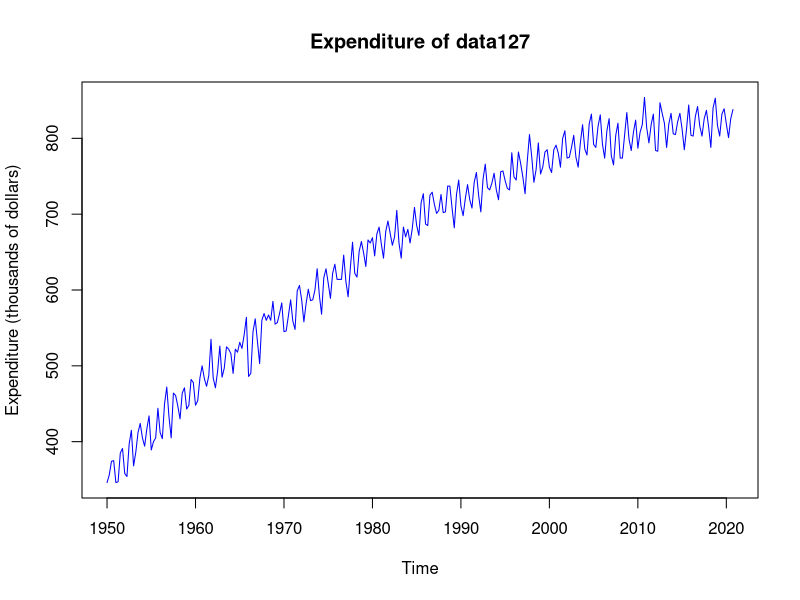
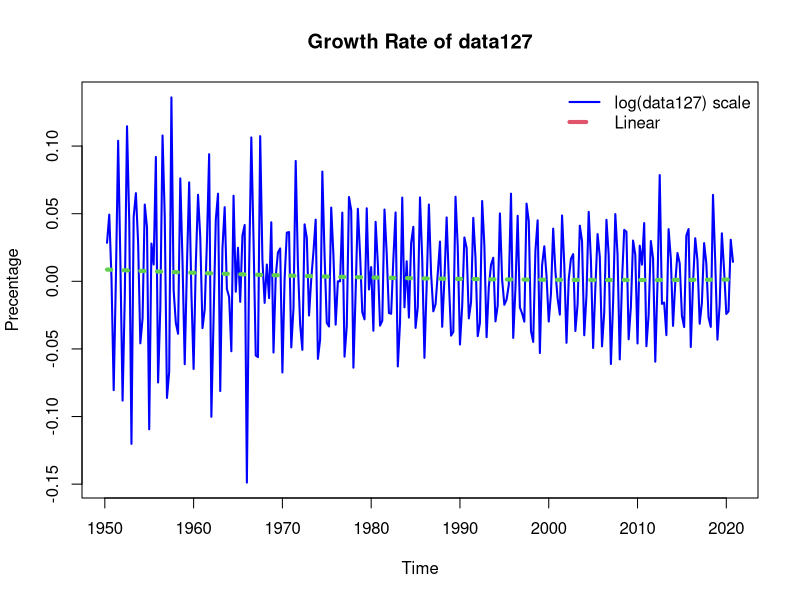
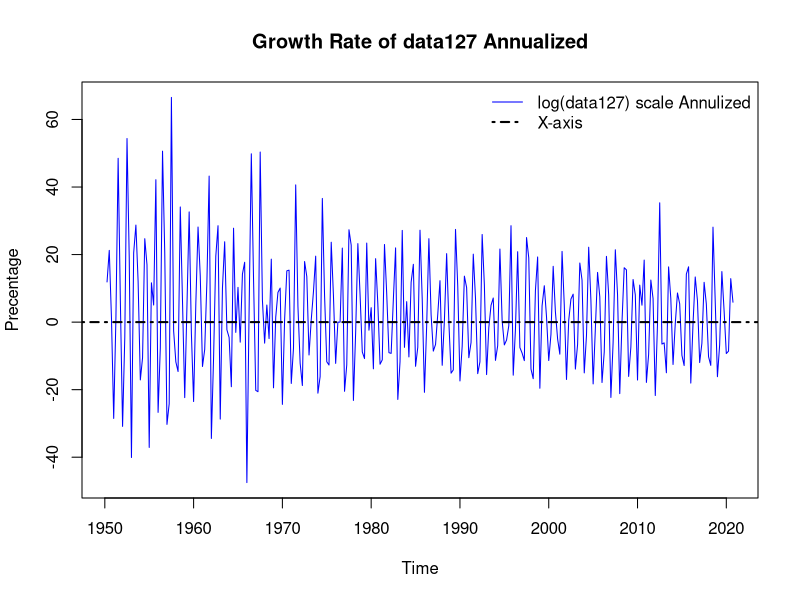
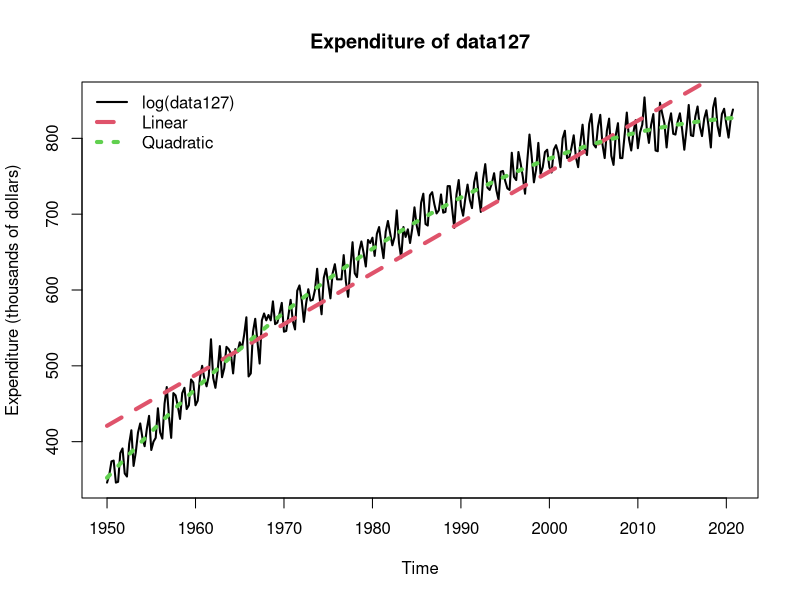
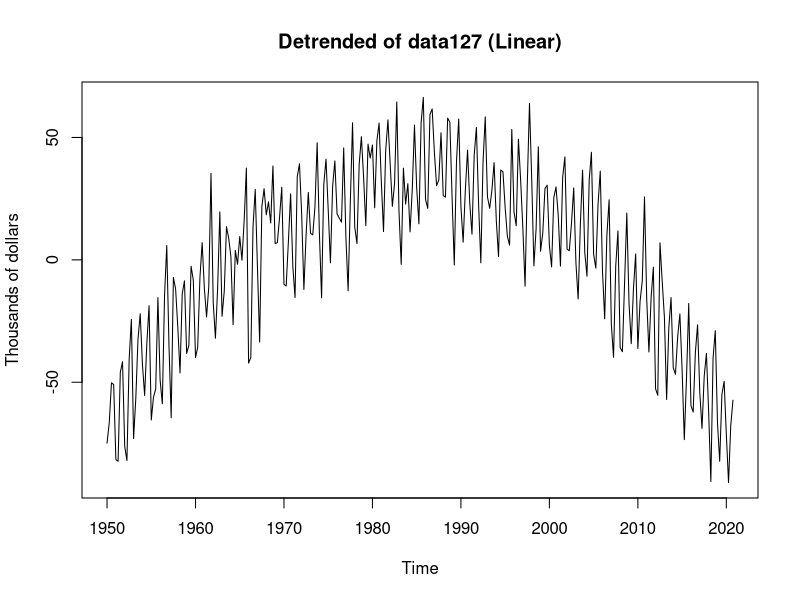
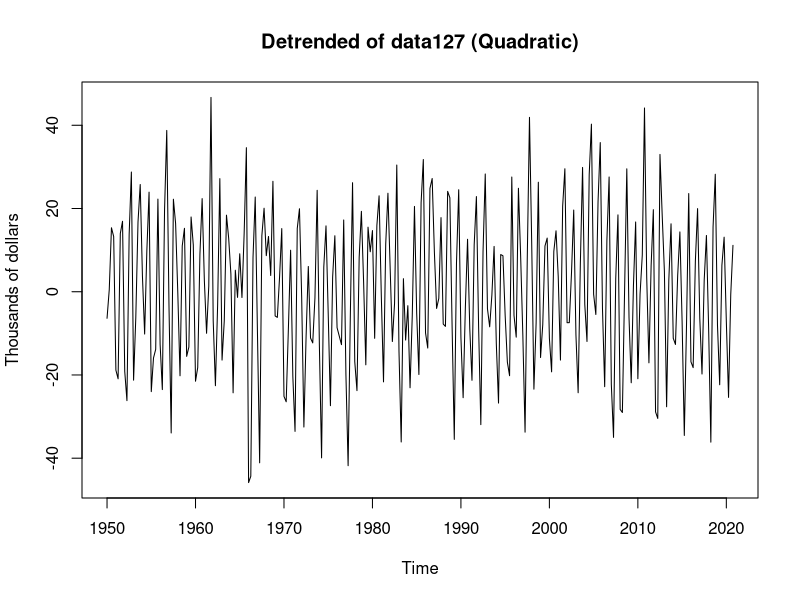
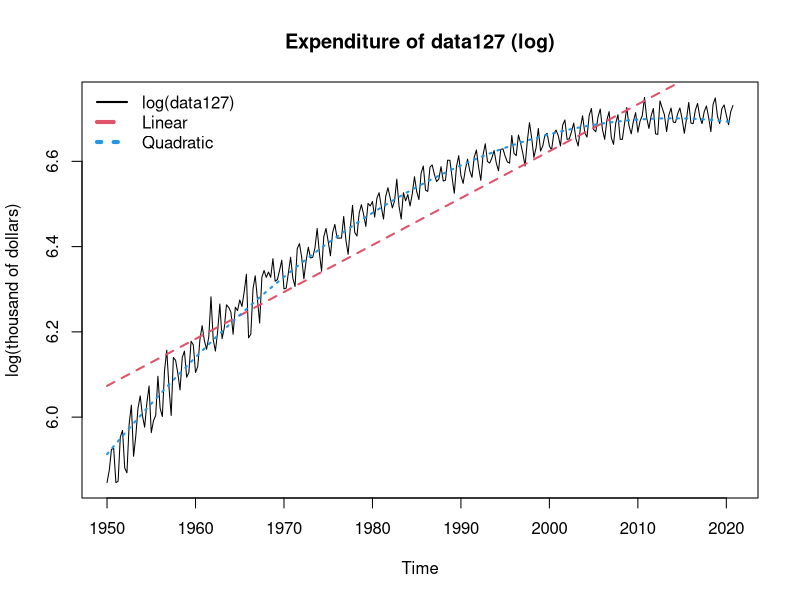
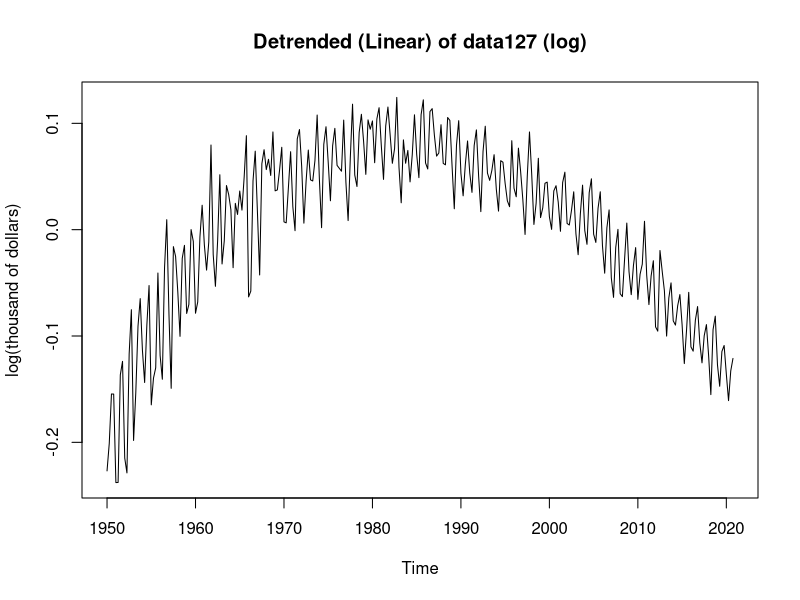

These figures' R source, in order:
data = read.csv("dat127.csv")
data
data <- ts(data[,"Expenditure"], frequency=4, start=c(1950,1))
#plot data
plot(data,col="blue", lwd = 1, lty=1,
     ylab="Expenditure (thousands of dollars)",
     main="Expenditure of data127")
# I saw an positive trend with seasonal fluctuations. The growth rate was high at first and plateaued near the end

logScale <- diff(log(data))
t_logScale <- time(logScale, offset=0.5)

fit_logScale <- lm(logScale~t_logScale)
coefT_logScale <- coef(fit_logScale)
T_logScale <- coefT_logScale[1] + coefT_logScale[2]*t_logScale

t_logScale2 <-t_logScale*t_logScale
fit_logScale2 <- lm(logScale~t_logScale +t_logScale2)
coefT_logScale2 <- coef(fit_logScale2)
T_logScale2 <- coefT_logScale2[1] + coefT_logScale2[2]*t_logScale + coefT_logScale2[3]*t_logScale2

coefT_logScale2

plot(logScale,col="blue", lwd = 2, lty=1,
     ylab="Precentage",
     main="Growth Rate of data127")

# The growth rate is constant fluctuating around (-0.05,0.05)
# with a mean of 0.003125722 overall
#lines(T_logScale,col=2, lty=2, lwd=4)
lines(T_logScale2,col=3, lty=3, lwd=4)
legend("topright", c("log(data127) scale", "Linear"), col=c("blue",2), lty=1:2,
       lwd=c(2,4), bty='n')







annualized_rate <- logScale  ## no percentage yet
annualized_rate <- (1+annualized_rate)^4-1 ## exact formula
annualized_rate <- annualized_rate*100 ## back to percentage
annualized_rate

plot(annualized_rate,col="blue", lwd = 1, lty=1,
     ylab="Precentage",
     main="Growth Rate of data127 Annualized")
abline(h=0,col=1,lwd = 2, lty=4)
legend("topright", c("log(data127) scale Annulized", "X-axis"), col=c("blue",1), lty=c(1,4),
       lwd=c(1,2), bty='n')

t <- time(data, offset=0.5)
t2 <- t*t
fit <- lm(data~t)
coefT <- coef(fit)
T <- coefT[1] + coefT[2]*t

fit2 <- lm(data~t + t2)
coefT2 <- coef(fit2)

T2 <- coefT2[1] + coefT2[2]*t + coefT2[3]*t2
plot(data,col="black", lwd = 2, lty=1,
     ylab="Expenditure (thousands of dollars)",
     main="Expenditure of data127")
lines(T,col=2, lty=2, lwd=4)
lines(T2,col=3, lty=3, lwd=4)
legend("topleft", c("log(data127)", "Linear","Quadratic"), col=c("black",2,3), lty=1:3,
       lwd=c(2,4,4), bty='n')




#Detrended Linear
plot(data - T,col = 1, lwd = 1, lty=1,
     ylab="Thousands of dollars",
     main="Detrended of data127 (Linear)")


#Detrended Quadratic
plot(data - T2,col = 1, lwd = 1, lty=1,
     ylab="Thousands of dollars",
     main="Detrended of data127 (Quadratic)")
# 2 b)
ldata <- log(data)
lfit <- lm(ldata~t)
lcoefT <- coef(lfit)
lT <- lcoefT[1] + lcoefT[2]*t
lfit2 <- lm(ldata~t + t2)
lcoefT2 <- coef(lfit2)
lT2 <- lcoefT2[1] + lcoefT2[2]*t + lcoefT2[3]*t2


plot(ldata,col = 1, lwd = 1, lty=1,
     ylab="log(thousand of dollars)",
     main="Expenditure of data127 (log)")
lines(lT,col=2, lty=2, lwd=2)
lines(lT2,col=4, lty=3, lwd=2)
legend("topleft", c("log(data127)", "Linear","Quadratic"), col=c(1,2,4), lty=1:3,
       lwd=c(2,4,4), bty='n')



plot(ldata - lT,col = 1, lwd = 1, lty=1,
     ylab="log(thousand of dollars)",
     main="Detrended (Linear) of data127 (log)")

plot(ldata - lT2,col = 1, lwd = 1, lty=1,
     ylab="log(thousand of dollars)",
     main="Detrended (Quadratic) of data127 (log)")




# B3)
ldetrended <- ldata - lT2
plot(ldetrended,col = 1, lwd = 2, lty=1,
     ylab="log(data127)",
     main="log detrended of data127 (log-scale)")

# B4)
C <- filter(ldetrended, filter=rep(1/5,5))
lines(C, col = 2, lty=2, lwd=3)
abline(h = 0,lwd = 2,col = 3,lty=2)
legend("topright", c("Detrended data 127", "Cycle"), col=1:2, lty=1:2,
       lwd=2:3, bty='n') 

Dec <- decompose(ldetrended, filter=rep(1/5,5))

# B5)

CT <- lT2+C
plot(CT,col = 1, lwd = 2, lty=1,
     ylab="log(data127)",
     main="Low Freq Component of data127 (log-scale)")




# B6)
S <- Dec$figure[c(1:4)] ## 
barplot(S,main="Co2 Seasonal Component", xlab="season",
        ylim = c(-0.04,0.04),
        names.arg=expression("S1","S2","S3","S4"))
S
plot(Dec$seasonal, main="Co2 Seasonal Component", ylab="Co2 (ppm)")
Dec$seasonal



# Part C
data128 = read.csv("dat128.csv")
data128 <- ts(data128[,"Expenditure"], frequency=4, start=c(1950,1))
data128 <- log(data128)
#plot data
plot(ldata,data128,col="blue", lwd = 1, lty=1,
     xlim = c(5.85,6.75),
     xlab="log(data127) in log(thousands of dollars)",
     ylab="log(data128) in log(thousands of dollars)",
     main="log of data127 vs log of data128")

lfit2_data128 <- lm(data128~t + t2)
lcoefT2_data128 <- coef(lfit2_data128)
lT2_data128 <- lcoefT2_data128[1] + lcoefT2_data128[2]*t + lcoefT2_data128[3]*t2

plot(data128,col="blue", lwd = 1, lty=1,
     ylab="Expenditure (thousands of dollars)",
     main="data128 ")
lines(lT2_data128,col=3, lty=3, lwd=4)


ldetrended_data128 <- data128 - lT2_data128
plot(ldetrended_data128,col="blue", lwd = 1, lty=1,
     ylab="Expenditure (thousands of dollars)",
     main="detrended log of data 128")

C128 <- filter(ldetrended_data128, filter=rep(1/5,5))
lines(C128,col=2, lty=2, lwd=4)
legend("topright", c("log(data128) detrended", "Cycle component"), col=c("blue",2), lty=1:2,
       lwd=c(2,4), bty='n')



plot(C,C128,col="blue", lwd = 1, lty=1,
     xlab="log(data127) in (log(thousands of dollars))",
     ylab="log(data128) in (log(thousands of dollars))",
     main="Cycle data 127 and data 128 scatterplot")


